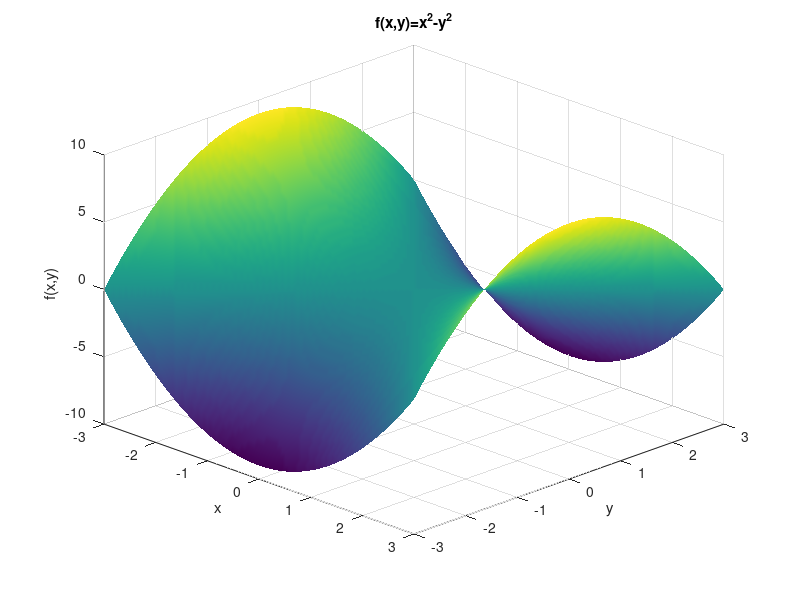
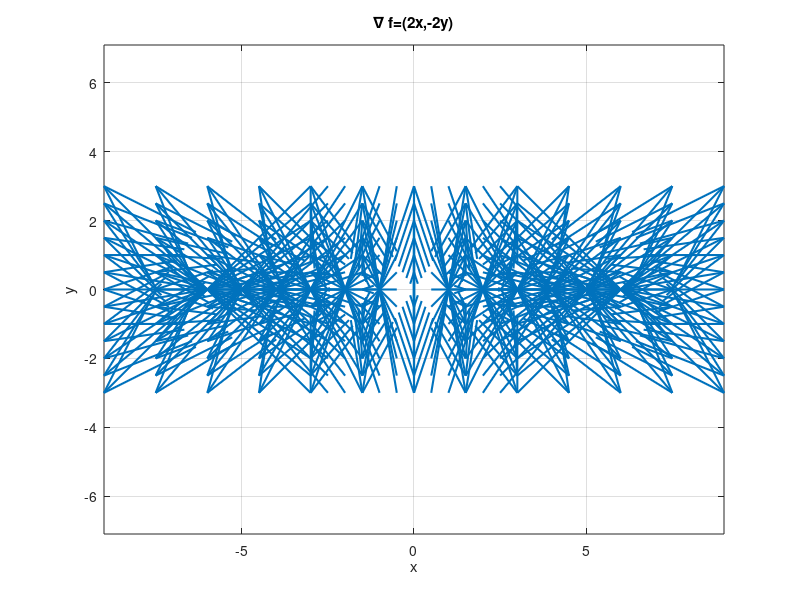
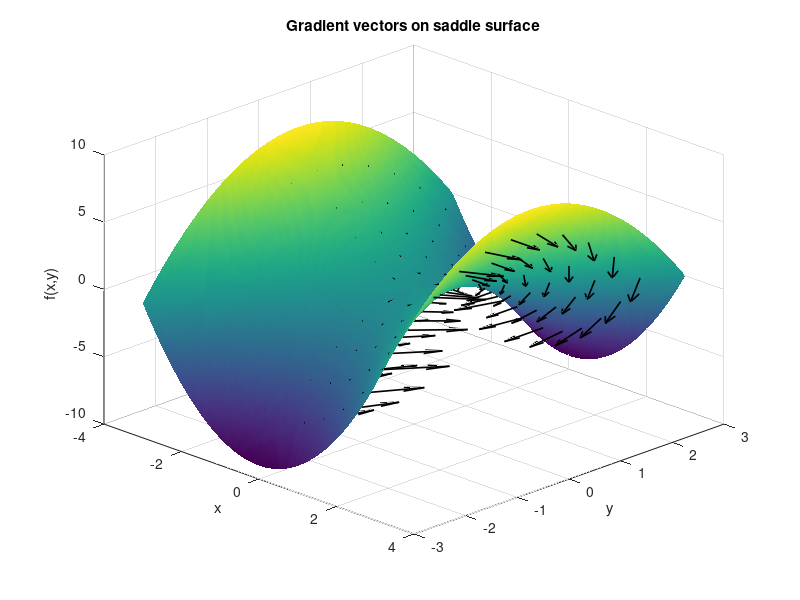

The MATLAB script that drew these images, in order:

%% ==========================================================
%% FUNCTION : f(x,y)=x^2-y^2
%% ==========================================================

[x,y] = meshgrid(linspace(-3,3,100));

z = x.^2 - y.^2;

%% ==========================================================
%% FIGURE 1 : SURFACE
%% ==========================================================

figure

surf(x,y,z)

shading interp
grid on

xlabel('x')
ylabel('y')
zlabel('f(x,y)')

title('f(x,y)=x^2-y^2')

view(45,30)

%% ==========================================================
%% FIGURE 2 : GRADIENT FIELD
%% ==========================================================

figure

[xg,yg] = meshgrid(-3:0.5:3,-3:0.5:3);

Fx = 2*xg;
Fy = -2*yg;

quiver(xg,yg,Fx,Fy,0,...
    'LineWidth',1.5)

grid on
axis equal

xlabel('x')
ylabel('y')

title('\nabla f=(2x,-2y)')

%% ==========================================================
%% FIGURE 3 : GRADIENTS ON SURFACE
%% ==========================================================

figure

surf(x,y,z)

shading interp
hold on
grid on

[xp,yp] = meshgrid(-2.5:0.5:2.5,...
    -2.5:0.5:2.5);

zp = xp.^2 - yp.^2;

Fx = 2*xp;
Fy = -2*yp;

scale = 0.15;

quiver3(xp,yp,zp,...
    scale*Fx,...
    scale*Fy,...
    zeros(size(Fx)),...
    0,...
    'k',...
    'LineWidth',1.2)

xlabel('x')
ylabel('y')
zlabel('f(x,y)')

title('Gradient vectors on saddle surface')

view(45,30)
